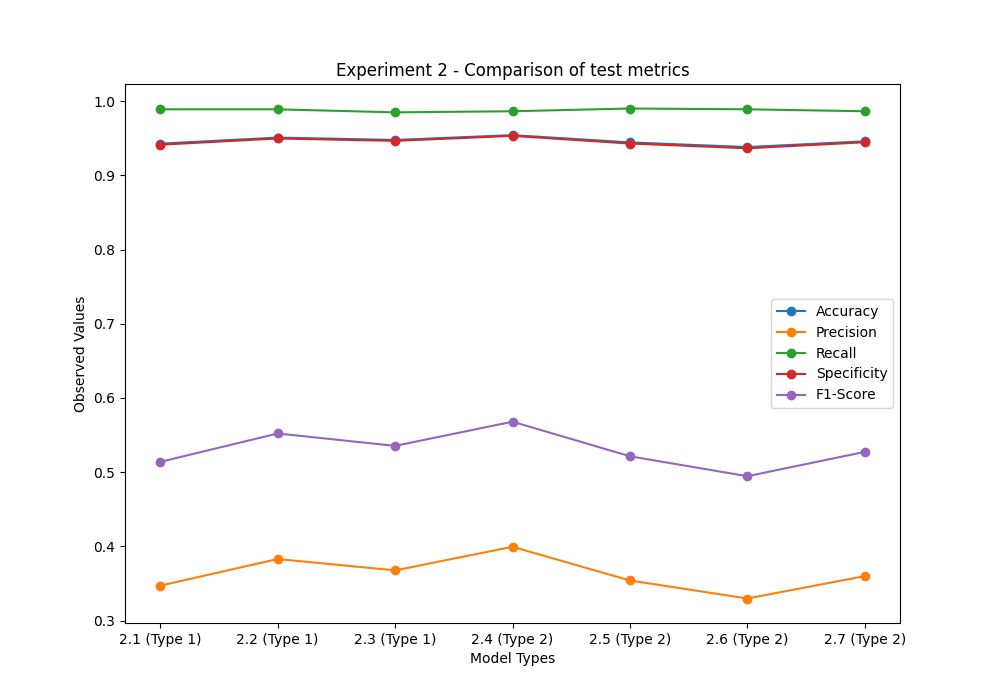

The script that drew this image:

import matplotlib
matplotlib.use('TKAgg')
import os

import matplotlib.pyplot as plt

plt2=matplotlib.pyplot
fig=plt.figure(figsize=(10, 7))
script_path = os.path.abspath(__file__)
    # Extract the file name from the path
script_name = os.path.basename(script_path)
name_only=os.path.splitext(script_name)
model_name=name_only[0]


x = ["2.1 (Type 1)", "2.2 (Type 1)", "2.3 (Type 1)", "2.4 (Type 2)", "2.5 (Type 2)", "2.6 (Type 2)", "2.7 (Type 2)"]

y1=[0.9427,0.9509,0.9477,0.9542,0.9444,0.9381,0.9459] 
y2=[0.347,0.3829,0.3676,0.3994,0.35399,0.3297,0.3599] 
y3=[0.989,0.989,0.9849,0.9864,0.9901,0.989,0.9864] 
y4=[0.9413,0.9497,0.9465,0.9532,0.9429,0.9365,0.9446] 
y5=[0.5138,0.5521,0.5354,0.568,0.5214,0.4945,0.5273] 
# y6==[0.523,0.5556,0.5689,0.5514,0.5352,0.6075,0.5862]

# z1=["1883","1891","1890","1888","1900"]
# z2=["57580","58026","57952","57735","57635"]
# z3=["3136","2690","2764","2981","3081"]
z4=["33","25","26","28","16"]


plt.plot(x, y1, label='Accuracy',linestyle='-', marker='o')
plt.plot(x, y2, label='Precision',linestyle='-',marker='o')
plt.plot(x, y3, label='Recall', linestyle='-', marker='o')
plt.plot(x, y4, label='Specificity',linestyle='-', marker='o')
plt.plot(x, y5, label='F1-Score',linestyle='-',marker='o')
plt.xlabel('Model Types')
plt.ylabel('Observed Values')
plt.title('Experiment 2 - Comparison of test metrics')
plt.legend()
# plt.ylim([0, 1])

# Adding legend 
plt.legend()

savepath=f'./Results_plotting/{model_name}.png'
plt.savefig(savepath)
# Display the plot
plt.show()
